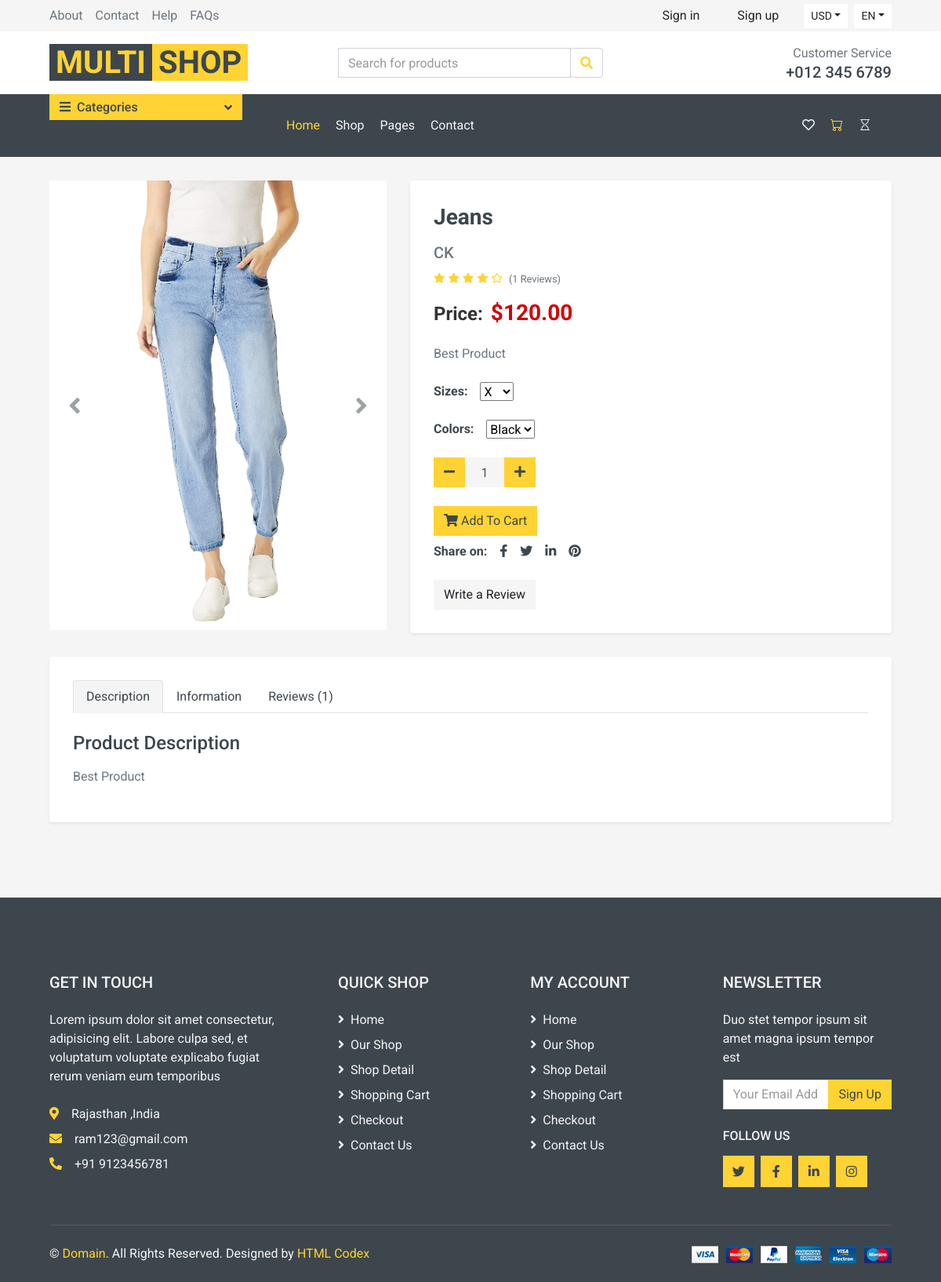
Page /detail/1/ on the committed database.
### app/models.py (models this page shows, shortened)
class Product(models.Model):
    title = models.CharField(max_length=100)
    selling_price = models.FloatField()
    discounted_price = models.DecimalField(max_digits=10, decimal_places=2, blank=True, null=True)
    description = models.TextField()
    brand = models.CharField(max_length=100)
    category = models.ForeignKey(Category, on_delete=models.CASCADE)
    product_image = models.ImageField(upload_to='productimg')
    stock = models.PositiveIntegerField(default=0)
    is_featured = models.BooleanField(default=False)
    is_active = models.BooleanField(default=True)
    created_at = models.DateTimeField(auto_now_add=True)
    sizes = models.ManyToManyField('Size')
    colors = models.ManyToManyField('Color')
    def average_rating(self):
        ratings = self.reviews.aggregate(models.Avg('rating'))
        return ratings['rating__avg'] or 0
    def reviews_count(self):
        return self.reviews.count()

class CompanyAddress(models.Model):
    des = models.CharField(max_length=150)
    street = models.CharField(max_length=200)
    email = models.EmailField(max_length=70)
    phone = models.CharField(max_length=13)

### app/views.py (the view, shortened to what this page needs)
# urls.py: path('detail/<int:id>/', views.shopDetail, name='detail'),
def shopDetail(request, id):
    data = CompanyAddress.objects.all()
    show = get_object_or_404(Product, id=id)
    star_range = range(1, 6)
    product_discount = show.discounts.filter(discount_type='product', is_active=True).first()
    category_discount = show.category.discounts.filter(discount_type='category', is_active=True).first()
    if product_discount:
        final_price = show.selling_price * (1 - product_discount.percentage / 100)
        discount_percentage = product_discount.percentage
    elif category_discount:
        final_price = show.selling_price * (1 - category_discount.percentage / 100)
        discount_percentage = category_discount.percentage
    else:
        final_price = show.selling_price
        discount_percentage = 0
    reviews = show.reviews.select_related('size', 'color').all()
    return render(request, 'app/detail.html', {
        'data': data,
        'detail': show,
        'star_range': star_range,
        'reviews': reviews,
        'final_price': final_price,
        'discount_percentage': discount_percentage,
    })

### app/templates/app/detail.html (shortened to what this page needs)
{% extends 'app/base.html' %}
{% block content %}
{% load static %}
<div class="container-fluid pb-5">
    <div class="row px-xl-5">
        <div class="col-lg-5 mb-30">
            <div id="product-carousel" class="carousel slide" data-ride="carousel">
                <div class="carousel-inner bg-light">
                    <div class="carousel-item active">
                        <img class="w-100 h-100 img-fluid rounded" src="{{ detail.product_image.url }}" alt="Product Image">
                    </div>
                </div>
                <a class="carousel-control-prev" href="#product-carousel" data-slide="prev">
                    <i class="fa fa-2x fa-angle-left text-dark"></i>
                </a>
                <a class="carousel-control-next" href="#product-carousel" data-slide="next">
                    <i class="fa fa-2x fa-angle-right text-dark"></i>
                </a>
            </div>
        </div>
        <div class="col-lg-7 h-auto mb-30">
            <div class="h-100 bg-white shadow-sm rounded p-30">
                <h3 class="mb-3 font-weight-bold">{{ detail.title }}</h3>
                <h5 class="text-muted">{{ detail.brand }}</h5>
                <div class="d-flex mb-3 align-items-center">
                    <div class="text-primary mr-2">
                        {% for i in star_range %}
                            <small class="{% if i <= detail.average_rating %}fas{% else %}far{% endif %} fa-star"></small>
                        {% endfor %}
                    </div>
                    <small class="pt-1">({{ detail.reviews_count }} Reviews)</small>
                </div>
                <h3 class="font-weight-semi-bold mb-4" style="font-size: 24px; color: #333; display: flex; align-items: baseline; gap: 10px;">
                    Price:
                    {% if discount_percentage > 0 %}
                        <span style="color: #D50000; font-size: 28px; font-weight: bold;">${{ final_price|floatformat:2 }}</span>
                        <span style="text-decoration: line-through; color: #888; font-size: 20px;">${{ detail.selling_price|floatformat:2 }}</span>
                        <span style="color: #4CAF50; font-size: 18px;">({{ discount_percentage|floatformat:2 }}% OFF)</span>
                        <span style="color: #FFA500; font-size: 16px;">🔥 Limited Time Offer!</span>
                    {% else %}
                        <span style="color: #D50000; font-size: 28px; font-weight: bold;">${{ final_price|floatformat:2 }}</span>
                    {% endif %}
                </h3>
                <p class="mb-4 text-muted">{{ detail.description }}</p>
                <form method="POST" action="{% url 'add_to_cart' detail.id %}">
                    <div class="d-flex mb-4">
                        <strong class="text-dark mr-3">Sizes:</strong>
                        <select name="size" required>
                            {% for size in detail.sizes.all %}
                                <option value="{{ size.id }}">{{ size.name }}</option>
                            {% endfor %}
                        </select>
                    </div>
                    <div class="d-flex mb-4">
                        <strong class="text-dark mr-3">Colors:</strong>
                        <select name="color" required>
                            {% for color in detail.colors.all %}
                                <option value="{{ color.id }}">{{ color.name }}</option>
                            {% endfor %}
                        </select>
                    </div>
                    <div class="d-flex mb-4">
                        <div class="input-group quantity mr-3" style="width: 130px;">
                            <div class="input-group-btn">
                                <button type="button" class="btn btn-primary btn-minus">
                                    <i class="fa fa-minus"></i>
                                </button>
                            </div>
                            <input type="text" class="form-control bg-secondary border-0 text-center" value="1" name="quantity" id="quantity" readonly>
                            <div class="input-group-btn">
                                <button type="button" class="btn btn-primary btn-plus">
                                    <i class="fa fa-plus"></i>
                                </button>
                            </div>
                        </div>
                    </div>
                    <button type="submit" class="btn btn-primary">
                        <i class="fas fa-shopping-cart mr-1"></i>Add To Cart
                    </button>
                </form>
                <div class="d-flex pt-2">
                    <strong class="text-dark mr-2">Share on:</strong>
                    <div class="d-inline-flex">
                        <a class="text-dark px-2" href="#">
                            <i class="fab fa-facebook-f"></i>
                        </a>
                        <a class="text-dark px-2" href="#">
                            <i class="fab fa-twitter"></i>
                        </a>
                        <a class="text-dark px-2" href="#">
                            <i class="fab fa-linkedin-in"></i>
                        </a>
                        <a class="text-dark px-2" href="#">
                            <i class="fab fa-pinterest"></i>
                        </a>
                    </div>
                </div>
                <div class="mt-4">
                    <button type="button" class="btn btn-secondary" id="write-review-btn">Write a Review</button>
                </div>
            </div>
        </div>
    </div>
    <div class="row px-xl-5">
        <div class="col">
            <div class="bg-light p-30 rounded shadow-sm">
                <div class="nav nav-tabs mb-4">
                    <a class="nav-item nav-link text-dark active" data-toggle="tab" href="#tab-pane-1" onclick="activateTab('tab-pane-1')">Description</a>
                    <a class="nav-item nav-link text-dark" data-toggle="tab" href="#tab-pane-2" onclick="activateTab('tab-pane-2')">Information</a>
                    <a class="nav-item nav-link text-dark" data-toggle="tab" href="#tab-pane-3" onclick="activateTab('tab-pane-3')">Reviews ({{ detail.reviews_count }})</a>
                </div>
                <div class="tab-content">
                    <div class="tab-pane fade show active" id="tab-pane-1">
                        <h4 class="mb-3">Product Description</h4>
                        <p>{{ detail.description }}</p>
                    </div>
                </div>
            </div>
        </div>
    </div>
</div>
{% endblock %}

### app/templates/app/footer.html (shortened to what this page needs)
{% load static %}
<div class="container-fluid bg-dark text-secondary mt-5 pt-5">
    <div class="row px-xl-5 pt-5">
        <div class="col-lg-4 col-md-12 mb-5 pr-3 pr-xl-5">
            <h5 class="text-secondary text-uppercase mb-4">Get In Touch</h5>
            {% for f in data %}
            <p class="mb-4">{{f.des}}</p>
            <p class="mb-2"><i class="fa fa-map-marker-alt text-primary mr-3"></i>{{f.street}}</p>
            <p class="mb-2"><i class="fa fa-envelope text-primary mr-3"></i>{{f.email}}</p>
            <p class="mb-0"><i class="fa fa-phone-alt text-primary mr-3"></i>+91 {{f.phone}}</p>
            {% endfor %}
        </div>
        <div class="col-lg-8 col-md-12">
            <div class="row">
                <div class="col-md-4 mb-5">
                    <h5 class="text-secondary text-uppercase mb-4">Quick Shop</h5>
                    <div class="d-flex flex-column justify-content-start">
                        <a class="text-secondary mb-2" href="{% url 'home' %}"><i class="fa fa-angle-right mr-2"></i>Home</a>
                        <a class="text-secondary mb-2" href="{% url 'shop' %}"><i class="fa fa-angle-right mr-2"></i>Our Shop</a>
                        <a class="text-secondary mb-2" href="#"><i class="fa fa-angle-right mr-2"></i>Shop Detail</a>
                        <a class="text-secondary mb-2" href="#"><i class="fa fa-angle-right mr-2"></i>Shopping Cart</a>
                        <a class="text-secondary mb-2" href="#"><i class="fa fa-angle-right mr-2"></i>Checkout</a>
                        <a class="text-secondary" href="{% url 'contact' %}"><i class="fa fa-angle-right mr-2"></i>Contact Us</a>
                    </div>
                </div>
                <div class="col-md-4 mb-5">
                    <h5 class="text-secondary text-uppercase mb-4">My Account</h5>
                    <div class="d-flex flex-column justify-content-start">
                        <a class="text-secondary mb-2" href="{% url 'home' %}"><i class="fa fa-angle-right mr-2"></i>Home</a>
                        <a class="text-secondary mb-2" href="{% url 'shop' %}"><i class="fa fa-angle-right mr-2"></i>Our Shop</a>
                        <a class="text-secondary mb-2" href="#"><i class="fa fa-angle-right mr-2"></i>Shop Detail</a>
                        <a class="text-secondary mb-2" href="{% url 'cart' %}"><i class="fa fa-angle-right mr-2"></i>Shopping Cart</a>
                        <a class="text-secondary mb-2" href="{% url 'checkout' %}"><i class="fa fa-angle-right mr-2"></i>Checkout</a>
                        <a class="text-secondary" href="{% url 'contact' %}"><i class="fa fa-angle-right mr-2"></i>Contact Us</a>
                    </div>
                </div>
                <div class="col-md-4 mb-5">
                    <h5 class="text-secondary text-uppercase mb-4">Newsletter</h5>
                    <p>Duo stet tempor ipsum sit amet magna ipsum tempor est</p>
                    <form action="">
                        <div class="input-group">
                            <input type="text" class="form-control" placeholder="Your Email Address">
                            <div class="input-group-append">
                                <button class="btn btn-primary">Sign Up</button>
                            </div>
                        </div>
                    </form>
                    <h6 class="text-secondary text-uppercase mt-4 mb-3">Follow Us</h6>
                    <div class="d-flex">
                        <a class="btn btn-primary btn-square mr-2" href="#"><i class="fab fa-twitter"></i></a>
                        <a class="btn btn-primary btn-square mr-2" href="#"><i class="fab fa-facebook-f"></i></a>
                        <a class="btn btn-primary btn-square mr-2" href="#"><i class="fab fa-linkedin-in"></i></a>
                        <a class="btn btn-primary btn-square" href="#"><i class="fab fa-instagram"></i></a>
                    </div>
                </div>
            </div>
        </div>
    </div>
    <div class="row border-top mx-xl-5 py-4" style="border-color: rgba(256, 256, 256, .1) !important;">
        <div class="col-md-6 px-xl-0">
            <p class="mb-md-0 text-center text-md-left text-secondary">
                &copy; <a class="text-primary" href="#">Domain</a>. All Rights Reserved. Designed
                by
                <a class="text-primary" href="https://htmlcodex.com">HTML Codex</a>
            </p>
        </div>
        <div class="col-md-6 px-xl-0 text-center text-md-right">
            <img class="img-fluid" src="{% static 'img/payments.png' %}" alt="">
        </div>
    </div>
</div>

### rows in the picture
Product: product_image (picture), title "Jeans", brand "CK", reviews_count "1", selling_price "120.00", description "Best Product"
CompanyAddress: des "Lorem ipsum dolor sit amet consectetur, adipisicing elit. Labore culpa sed, et voluptatum voluptate explicabo fugiat rerum veniam eum temporibus", street "Rajasthan ,India", email "ram123@gmail.com", phone "9123456781"

### other values in the picture
form field size "X"
form field color "Black"
